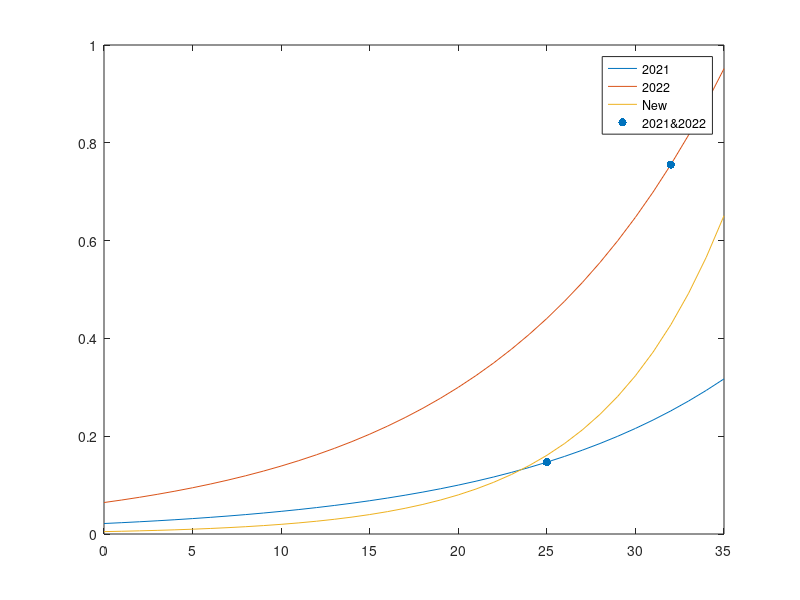

This figure's MATLAB source:
clear all

t1 = 25;
t2 = 32;

g1 = 0.10*1.08^(t1-20);
g2 = 0.30*1.08^(t2-20);

x = [t1 t2];
y = [g1 g2];

t = 0:35;

graz1 = 0.1*1.08.^(t-20);
graz2 = 0.3*1.08.^(t-20);
%graz3 = 0.07*1.22.^(t-20);
graz3 = 0.08*1.15.^(t-20);

figure;
plot(t,graz1);
hold on;
plot(t,graz2);
hold on;
plot(t,graz3);
hold on;
scatter(x,y,'black','filled');
legend('2021','2022','New','2021&2022');